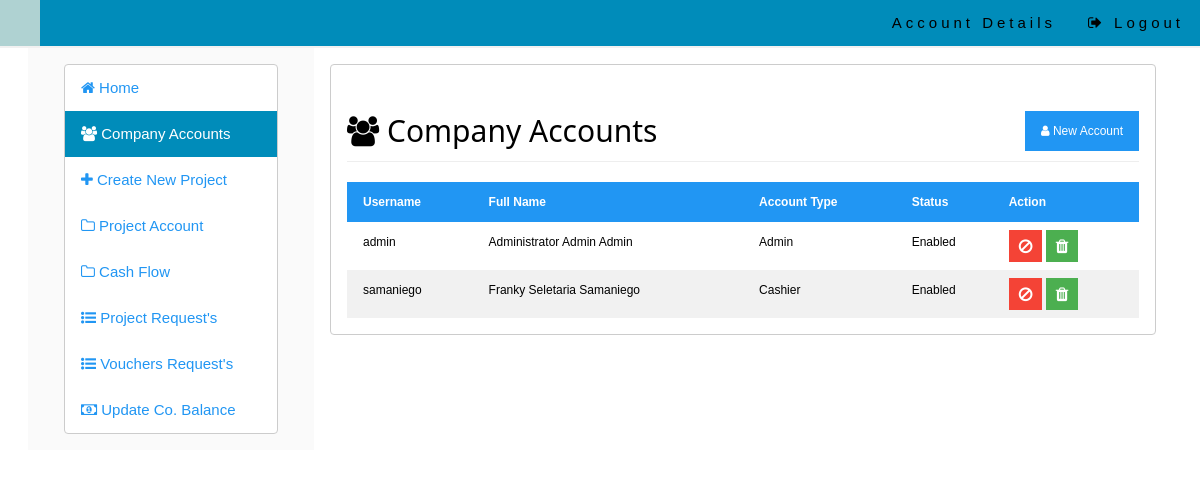
Page /admin/index.php?compAccounts=true on the committed database.
### tables this page shows
CREATE TABLE IF NOT EXISTS `users` (
  `id` int(10) unsigned NOT NULL AUTO_INCREMENT,
  `firstName` varchar(255) NOT NULL,
  `middleName` varchar(255) NOT NULL,
  `lastName` varchar(255) NOT NULL,
  `userName` varchar(255) NOT NULL,
  `accountType` varchar(20) NOT NULL,
  `password` varchar(255) NOT NULL,
  `status` varchar(255) NOT NULL,
  PRIMARY KEY (`id`)
);

### include/dbcon.php (called while the page is built, shortened)
<?php
	function getProjStatus($x){
		if($x == 1){
			return $stat = "Enabled";
		}else{
			return $stat = "Disabled";
		}
	}
	function getAccountType($x){
		if($x == 1){
			return $type="Admin";
		}else if($x == 2){
			return $type = "Cashier";
		}else{
			return $type="Undefined";
		}
	}
?>

### admin/compAccounts.php (the view, shortened to what this page needs)
<div class="w3-row w3-padding-16">
	<div class="w3-row">
		<h2 class="w3-left" style="margin-bottom:0px;margin-top:20px"><i class="fa fa-group fa-fx"></i> Company Accounts</h2><button class="w3-button w3-right w3-small w3-blue" style="margin-top:30px;" onclick="document.getElementById('newAccountModal').style.display='block'"><i class="fa fa-user" ></i> New Account</button></div><hr style="margin-top:0px;"/>
	<div class="w3-row">
		<table class="w3-table w3-striped w3-hoverable w3-small">
			<thead>
				<tr class="w3-blue">
					<th>Username</th>
					<th>Full Name</th>
					<th>Account Type</th>
					<th>Status</th>
					<th>Action</th>
				</tr>
			</thead>
			<tbody>
				<?php
					$sql = $mysqli->query("select * from users");
					while($row = mysqli_fetch_assoc($sql)){
				?>
					<tr id="trDel_<?php echo $row['id']?>">
						<td><?php echo $row['userName']?></td>
						<td><?php echo ucwords($row['firstName'].' '.$row['middleName'].' '.$row['lastName'])?></td>
						<td><?php echo getAccountType($row['accountType'])?></td>
						<td><?php echo getProjStatus($row['status'])?></td>
						<td>
						<?php if($row['status'] == 1){?>
							<button class="w3-red w3-button w3-small" style="padding:4px 10px;"  onclick="return disable(<?php echo $row['id']?>)" id="disable_<?php echo $row['id']?>"><i class="fa fa-ban fa-lg"></i></button>
						<?php }else{?>
							<button class="w3-green w3-button w3-small" style="padding:4px 10px;" onclick="return enable(<?php echo $row['id']?>)" id="enable_<?php echo $row['id']?>"><i class="fa fa-check fa-lg"></i></button>
						<?php }?>
							<button class="w3-green w3-button w3-small" style="padding:4px 10px;"onclick="return delete_(this,<?php echo $row['id']?>)"><i class="fa fa-trash fa-lg"></i></button>
						</td>
					</tr>
				<?php }?>
			</tbody>
		</table>
	</div>
</div>

### css/style.css (style rules this page uses)
html { box-sizing:border-box }
*,*:before,*:after { box-sizing:inherit }
html { -ms-text-size-adjust:100%;-webkit-text-size-adjust:100% }
body { margin:0 }
hr { box-sizing:content-box;height:0;overflow:visible }
button,input,select,textarea { font:inherit;margin:0 }
button,input { overflow:visible }
button,select { text-transform:none }
button,html [type=button],[type=reset],[type=submit] { -webkit-appearance:button }
html,body { font-family:Verdana,sans-serif;font-size:15px;line-height:2 }
html { overflow-x:hidden }
h2 { font-size:30px }
h1,h2,h3,h4,h5,h6 { font-family:"Segoe UI",Arial,sans-serif;font-weight:400;margin:10px 0 }
hr { border:0;border-top:1px solid #eee;margin:20px 0 }
.w3-table,.w3-table-all { border-collapse:collapse;border-spacing:0;width:100%;display:table }
.w3-striped tbody tr:nth-child(even) { background-color:#f1f1f1 }
.w3-table td,.w3-table th,.w3-table-all td,.w3-table-all th { padding:8px 8px;display:table-cell;text-align:left;vertical-align:top }
.w3-table th:first-child,.w3-table td:first-child,.w3-table-all th:first-child,.w3-table-all td:first-child { padding-left:16px }
.w3-btn,.w3-button { border:none;display:inline-block;outline:0;padding:8px 16px;vertical-align:middle;overflow:hidden;text-decoration:none;color:inherit;background-color:inherit;text-align:center;cursor:pointer;white-space:nowrap }
.w3-btn,.w3-button { -webkit-touch-callout:none;-webkit-user-select:none;-khtml-user-select:none;-moz-user-select:none;-ms-user-select:none;user-select:none }
.w3-container:after,.w3-container:before,.w3-panel:after,.w3-panel:before,.w3-row:after,.w3-row:before,.w3-row-padding:after,.w3-row-padding:before, .w3-cell-row:before,.w3-cell-row:after,.w3-clear:after,.w3-clear:before,.w3-bar:before,.w3-bar:after { content:"";display:table;clear:both }
.w3-small { font-size:12px!important }
.w3-padding-16 { padding-top:16px!important;padding-bottom:16px!important }
.w3-left { float:left!important }
.w3-right { float:right!important }
.w3-blue,.w3-hover-blue:hover { color:#fff!important;background-color:#2196F3!important }
.w3-green,.w3-hover-green:hover { color:#fff!important;background-color:#4CAF50!important }
.w3-red,.w3-hover-red:hover { color:#fff!important;background-color:#f44336!important }

### google/fafa.css (style rules this page uses)
.fa { display:inline-block;font:normal normal normal 14px/1 FontAwesome;font-size:inherit;text-rendering:auto;-webkit-font-smoothing:antialiased;-moz-osx-font-smoothing:grayscale }
.fa-lg { font-size:1.33333333em;line-height:.75em;vertical-align:-15% }
.fa-user:before { content:"\f007" }
.fa-ban:before { content:"\f05e" }
.fa-group:before,.fa-users:before { content:"\f0c0" }
.fa-trash:before { content:"\f1f8" }

### rows in the picture
users: userName "admin", firstName+middleName+lastName "Administrator Admin Admin", accountType "Admin", status "Enabled"
users: userName "samaniego", firstName+middleName+lastName "Franky Seletaria Samaniego", accountType "Cashier", status "Enabled"
